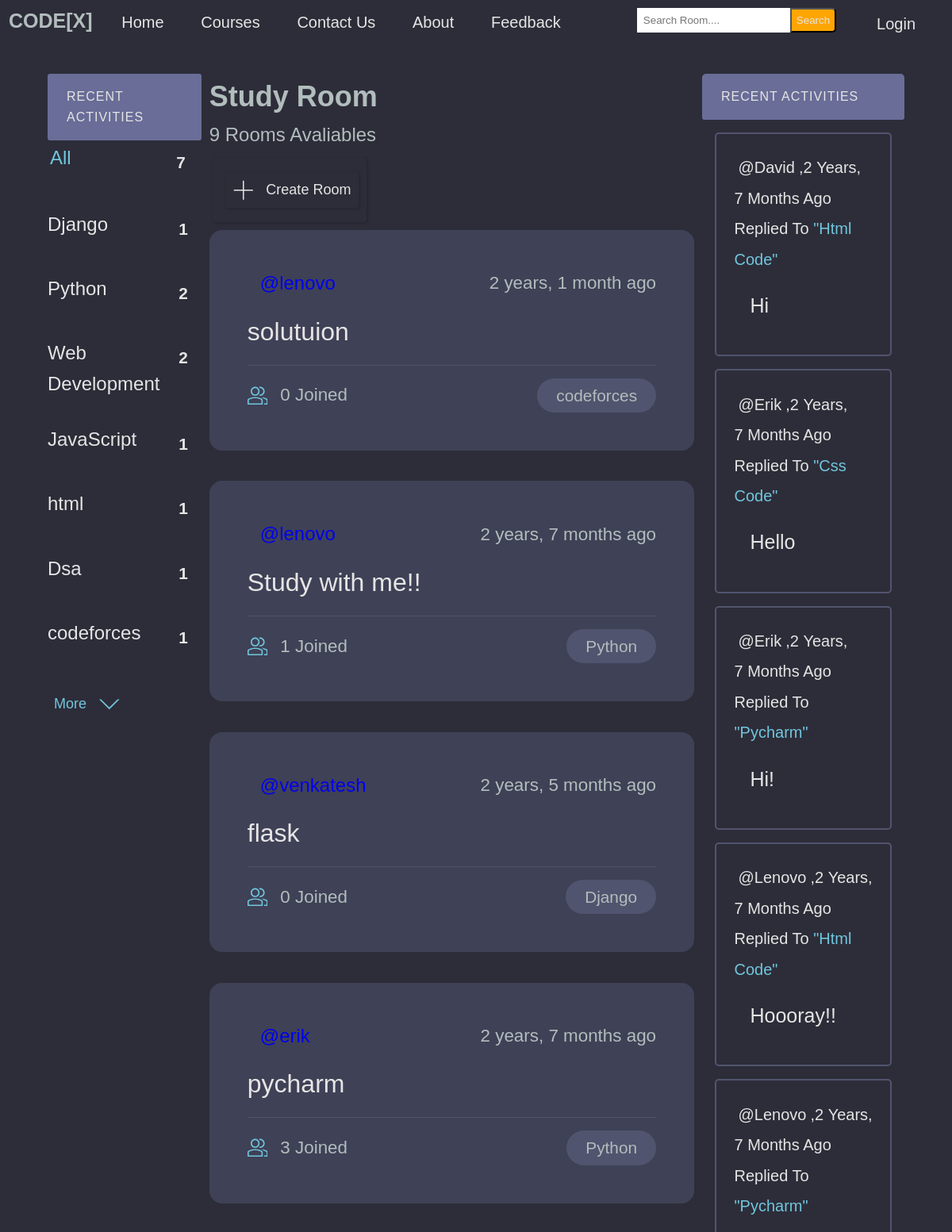
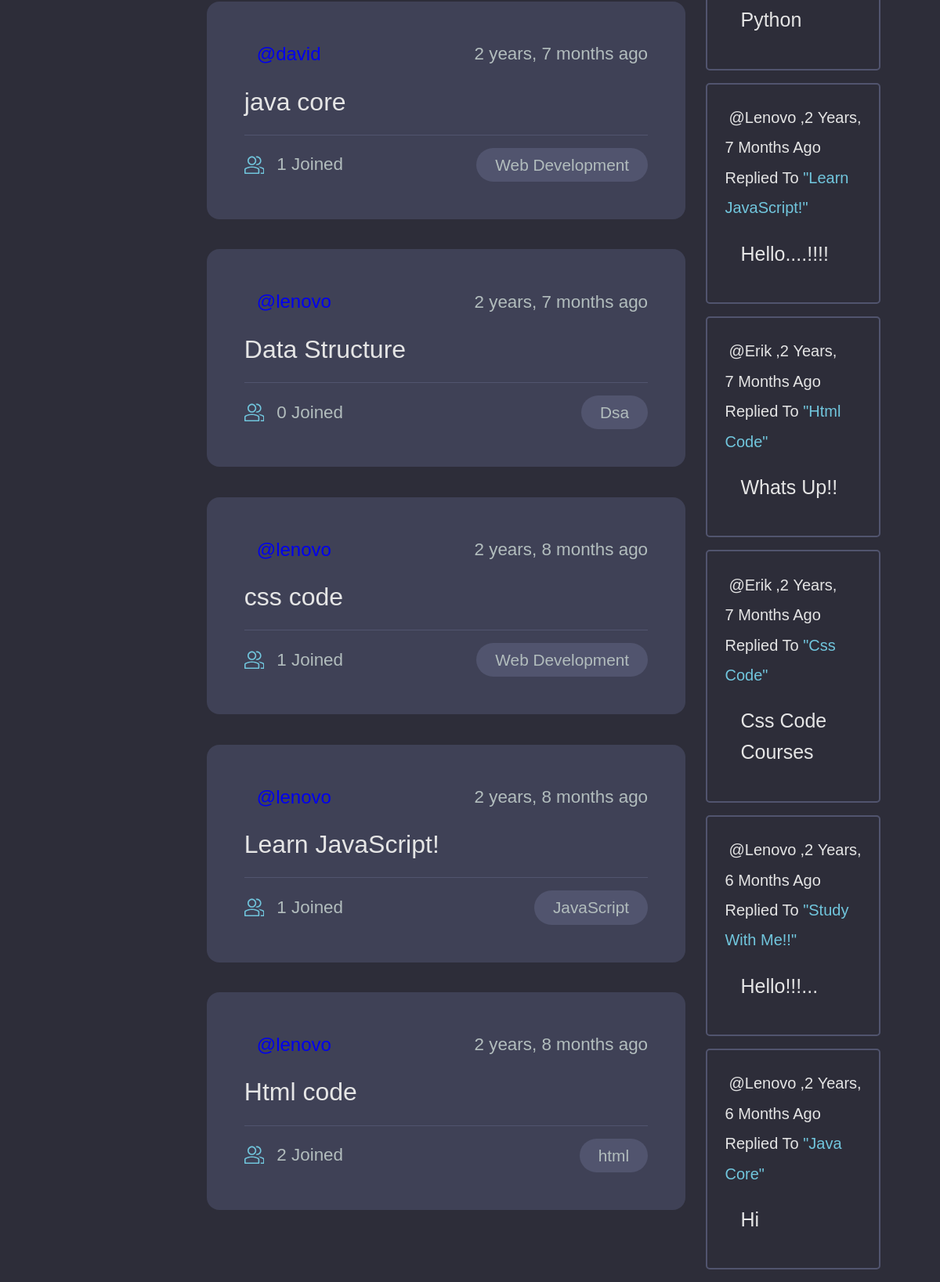
The page / on the database its author committed (2 pictures, top to bottom).
### base/models.py (models this page shows, shortened)
class Topic(models.Model):
    name = models.CharField(max_length=200)

class Room(models.Model):
    host =  models.ForeignKey(User, on_delete=models.SET_NULL,null=True)
    topic = models.ForeignKey(Topic, on_delete=models.SET_NULL,null=True)
    name =  models.CharField(max_length= 200)
    description = models.TextField(null= True, blank= True)
    participants= models.ManyToManyField(User, related_name='participants', blank=True)
    updated= models.DateTimeField(auto_now= True)
    created= models.DateTimeField(auto_now_add=True)
    class Meta:
        ordering = ['-updated','-created']
    def __str__(self):
        return self.name

class Message(models.Model):
    user= models.ForeignKey(User, on_delete=models.CASCADE)
    room = models.ForeignKey(Room, on_delete=models.CASCADE)
    body = models.TextField()
    updated= models.DateTimeField(auto_now= True)
    created = models.DateTimeField(auto_now_add=True)
    def __str__(self):
        return self.body[0:50]

### base/views.py (the view)
# urls.py: path('',views.home, name="home"),
def home(request):
    q = request.GET.get('q') if request.GET.get('q') != None else ''
    rooms = Room.objects.filter(
        Q(topic__name__icontains=q) |
        Q(name__icontains=q) |
        Q(description__icontains=q))
    room_count= rooms.count()
    topics = Topic.objects.all()
    room_message = Message.objects.filter(Q(room__topic__name__icontains=q))
    context = {'rooms': rooms ,'topics': topics,'room_count': room_count,'room_message': room_message}
    return render(request, 'base/home.html',context )

### base/templates/base/home.html (shortened to what this page needs)
{% extends 'main.html' %}
{% block content %}
<div class="layout layout--3">
    <div class="home-container">
        <div>
            {% include 'base/topics_component.html' %}
        </div>
        <div class="roomlist">
            <h2>Study Room</h2>
            <p>{{room_count}} Rooms Avaliables</p>
            <div class="btn">
                <a class="btn btn--main" href="{% url 'create-room' %}">
                    <svg version="1.1" xmlns="http://www.w3.org/2000/svg" width="32" height="32" viewBox="0 0 32 32">
                    <title>add</title>
                    <path
                      d="M16.943 0.943h-1.885v14.115h-14.115v1.885h14.115v14.115h1.885v-14.115h14.115v-1.885h-14.115v-14.115z">
                    </path>
                </svg>Create Room</a>
            </div>
            <div>
                {% include 'base/feed_component.html' %}
            </div>
        </div>
        <div>
            {% include 'base/activity_component.html' %}
        </div>
    </div>
</div>
{% endblock content %}

### base/templates/base/topics_component.html (shortened to what this page needs)
<div class="topics-container">
    <div class="activities__header">
        <h2> Recent Activities </h2>
    </div>
    <ul class="topics__list">
        <li>
            <a href="{% url 'home' %}" class="active">All<span>{{topics.count}}</span></a>
        </li>
        {% for topic in topics %}
            <li>
                <a href="{% url 'home' %}?q={{topic.name}}">{{topic.name}}<span>{{topic.room_set.all.count}}</span></a>
            </li>
        {% endfor %}
    </ul>
    <a class="btn btn--link" href="{% url 'course' %}">More
        <svg version="1.1" xmlns="http://www.w3.org/2000/svg" width="32" height="32" viewBox="0 0 32 32">
            <title>chevron-down</title>
            <path d="M16 21l-13-13h-3l16 16 16-16h-3l-13 13z"></path>
        </svg>
    </a>
</div>

### base/templates/base/feed_component.html (shortened to what this page needs)
{% for room in rooms %}
<div class="roomListRoom">
    <div class="roomListRoom__header">
        <a href="{% url 'user-profile' room.host.id %}" class="roomListRoom__author">
            <span>@{{room.host.username}}</span>
        </a>
        <div class="roomListRoom__actions">
            <span>{{room.created|timesince}} ago</span>
        </div>
    </div>
    <div class="roomListRoom__content">
        <a href="{% url 'room' room.id %}">{{room.name}}</a>
    </div>
    <div class="roomListRoom__meta">
        <a href="{% url 'room' room.id %}" class="roomListRoom__joined">
            {{room.participants.all.count}} Joined
        </a>
        <p class="roomListRoom__topic">{{room.topic.name}}</p>
    </div>
</div>
{% endfor %}

### base/templates/base/activity_component.html (shortened to what this page needs)
<div class="activities">
    <div class="activities__header">
        <h2> Recent Activities </h2>
    </div>
    {% for message in room_message %}
        <div class="activities__box">
            <div>
                <small class="m_e_s"><a class="message-user" href="{% url 'user-profile' message.user.id %}">@{{ message.user }}</a>,{{message.created|timesince}} ago replied to </small>
                <small class="mess-room">"{{message.room}}"</small>
                <p class="user-message">{{message}}</p>
            </div>
        </div>
    {% endfor %}
</div>

### templates/main.html (style rules this page uses)
:root { --color-main: #71c6dd; --color-main-light: #e1f6fb; --color-dark: #3f4156; --color-dark-medium: #51546e; --color-dark-light: #696d97; --color-light: #e5e5e5; --color-gray: #8b8b8b; --color-light-gray: #b2bdbd; --color-bg: #2d2d39; --color-success: #5dd693; --color-error: #fc4b0b; }
* { padding: 0; margin: 0; text-decoration: none; list-style-type: none; box-sizing: border-box; font-family: 'Nunito', sans-serif }
body { color: var(--color-light-gray); background-color: var(--color-bg); line-height: 1.6; font-weight: 400; font-size: 1.5rem; min-height: 100vh; }

### base/templates/base/home.html (style rules this page uses)
:root { --color-main: #71c6dd; --color-main-light: #e1f6fb; --color-dark: #3f4156; --color-dark-medium: #51546e; --color-dark-light: #696d97; --color-light: #e5e5e5; --color-gray: #8b8b8b; --color-light-gray: #b2bdbd; --color-bg: #2d2d39; --color-success: #5dd693; --color-error: #fc4b0b; }
.layout { margin-top: 2.4rem; }
.layout--3 > .home-container > div:last-child { flex-basis: 25%; }
.home-container { display: grid; grid-template-columns: 1fr 3fr 1fr; padding: 0; flex-basis: 100%; width: 90%; margin: auto; }
.btn { background-color: transparent; border: none; display: inline-flex; align-items: center; gap: 1rem; cursor: pointer; transition: all ease-in-out 0.3s; border-radius: 3px; box-shadow: 1px 1px 3px 1px rgba(0, 0, 0, 0.15); padding:8px 10px; font-size: 18px; margin-top: 10px; margin-bottom: 10px; margin-left: 5px; }
.btn--main { color: var( --color-light); }
.btn > svg { fill: currentColor; width: 1.6rem; height: 1.6rem; }

### base/templates/base/topics_component.html (style rules this page uses)
:root { --color-main: #71c6dd; --color-main-light: #e1f6fb; --color-dark: #3f4156; --color-dark-medium: #51546e; --color-dark-light: #696d97; --color-light: #e5e5e5; --color-gray: #8b8b8b; --color-light-gray: #b2bdbd; --color-bg: #2d2d39; --color-success: #5dd693; --color-error: #fc4b0b; }
.topics-container { margin-right: 10px; }
.topics__list { list-style: none; }
.topics__list li a { display: flex; justify-content: space-between; margin-bottom: 2rem; font-weight: 500; color: var( --color-light); transition: all 0.3s ease-in-out; }
.topics__list li a.active, .topics__list li a:hover { color: var(--color-main); border-radius: 3px; padding: 3px 3px; }
.topics__list li a span { padding: 0.5rem 1rem; color: var( --color-light); border-radius: 3px; font-size: 1.3rem; font-weight: 700; letter-spacing: 1px; }
.btn { background-color: transparent; border: none; display: inline-flex; align-items: center; gap: 1rem; cursor: pointer; transition: all ease-in-out 0.3s; border-radius: 3px; box-shadow: 1px 1px 3px 1px rgba(0, 0, 0, 0.15); padding:8px 10px; font-size: 18px; margin-top: 10px; margin-bottom: 10px; margin-left: 5px; }
.btn--link { border-radius: 3px; padding: 3px; color: var(--color-main); box-shadow: none; }
.activities__header h2 { background-color: var(--color-dark-light); text-transform: uppercase; font-weight: 500; padding: 1rem 1.5rem; color: var(--color-light); letter-spacing: 1px; font-size: 1rem; border-radius: 3px; }

### base/templates/base/feed_component.html (style rules this page uses)
:root { --color-main: #71c6dd; --color-main-light: #e1f6fb; --color-dark: #3f4156; --color-dark-medium: #51546e; --color-dark-light: #696d97; --color-light: #e5e5e5; --color-gray: #8b8b8b; --color-light-gray: #b2bdbd; --color-bg: #2d2d39; --color-success: #5dd693; --color-error: #fc4b0b; }
.roomListRoom__actions { display: flex; align-items: flex-start; gap: 1rem; position: relative; }
.roomListRoom__actions span { font-size: 1.4rem; font-weight: 500; }
.roomListRoom__content { margin: 1rem 0; }
.roomListRoom__content a { font-size: 2rem; font-weight: 500; margin-bottom: 1.5rem; color: var(--color-light); transition: all 0.3s ease-in-out; }
.roomListRoom__meta { border-top: 1px solid var(--color-dark-medium); padding-top: 1rem; display: flex; align-items: center; justify-content: space-between; }
.roomListRoom__joined { color: var(--color-light-gray); display: flex; align-items: center; gap: 1rem; font-size: 1.4rem; font-weight: 500; }
.roomListRoom__joined svg { fill: var(--color-main); width: 1.6rem; height: 1.6rem; }
.roomListRoom__topic { padding: 5px 1.5rem; background-color: var(--color-dark-medium); border-radius: 5rem; font-weight: 500; font-size: 1.3rem; }
.roomListRoom__header { display: flex; justify-content: space-between; align-items: center; }
.roomListRoom { margin-bottom: 2.4rem; background-color: var(--color-dark); border-radius: 1rem; padding: 3rem; }
.roomListRoom__author { font-weight: 500; display: flex; align-items: center; gap: 1rem; }

### rows shown on the page
Topic: name "Django", room_set.all.count "1"
Topic: name "Python", room_set.all.count "2"
Topic: name "Web Development", room_set.all.count "2"
Topic: name "JavaScript", room_set.all.count "1"
Topic: name "html", room_set.all.count "1"
Topic: name "Dsa", room_set.all.count "1"
Topic: name "codeforces", room_set.all.count "1"
Room: host.username "lenovo", created "2 years, 1 month", name "solutuion", participants.all.count "0", topic.name "codeforces"
Room: host.username "lenovo", created "2 years, 7 months", name "Study with me!!", participants.all.count "1", topic.name "Python"
Room: host.username "venkatesh", created "2 years, 5 months", name "flask", participants.all.count "0", topic.name "Django"
Room: host.username "erik", created "2 years, 7 months", name "pycharm", participants.all.count "3", topic.name "Python"
Room: host.username "david", created "2 years, 7 months", name "java core", participants.all.count "1", topic.name "Web Development"
Room: host.username "lenovo", created "2 years, 7 months", name "Data Structure", participants.all.count "0", topic.name "Dsa"
Room: host.username "lenovo", created "2 years, 8 months", name "css code", participants.all.count "1", topic.name "Web Development"
Room: host.username "lenovo", created "2 years, 8 months", name "Learn JavaScript!", participants.all.count "1", topic.name "JavaScript"
Room: host.username "lenovo", created "2 years, 8 months", name "Html code", participants.all.count "2", topic.name "html"
Message: user "David", created "2 Years, 7 Months", room "Html Code", body "Hi"
Message: user "Erik", created "2 Years, 7 Months", room "Css Code", body "Hello"
Message: user "Erik", created "2 Years, 7 Months", room "Pycharm", body "Hi!"
Message: user "Lenovo", created "2 Years, 7 Months", room "Html Code", body "Hoooray!!"
Message: user "Lenovo", created "2 Years, 7 Months", room "Pycharm", body "Python"
Message: user "Lenovo", created "2 Years, 7 Months", room "Learn JavaScript!", body "Hello....!!!!"
Message: user "Erik", created "2 Years, 7 Months", room "Html Code", body "Whats Up!!"
Message: user "Erik", created "2 Years, 7 Months", room "Css Code", body "Css Code Courses"
Message: user "Lenovo", created "2 Years, 6 Months", room "Study With Me!!", body "Hello!!!..."
Message: user "Lenovo", created "2 Years, 6 Months", room "Java Core", body "Hi"

### other values the page prints
{{ topics.count }} "7"
{{ room_count }} "9"
